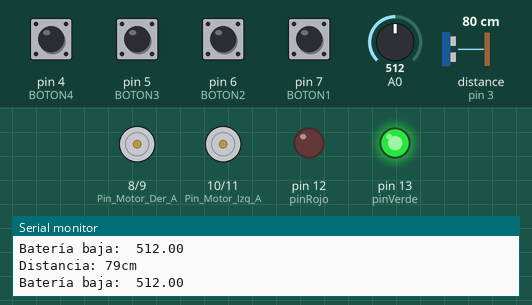
Bench run of a sketch on a simulated Arduino Uno, built with avr-gcc and run on an emulated ATmega328P. Shown: motor-driver pin pairs drawn as motors (green arrow = first pin HIGH = forward, orange = second pin HIGH = backward, longer = more drive), output pins drawn as LEDs (lit = HIGH), the last lines printed to the serial monitor. Wiring (inferred from the names in the program): ultrasonic range finder: trigger pin 2; echo pin 3. The inputs (shaded band) are chosen by the test bench; at power-on: pin 4 (BOTON4), pin 5 (BOTON3), pin 6 (BOTON2), pin 7 (BOTON1) LOW, A0 = 512, distance to the obstacle (sensor on pin 3) 80 cm. The echo pulse lasts 58.3 µs per cm; pins used as bus, display or sensor lines are not drawn.

Above: at 1.2 s.
1.3 s: A0 set to 614
4.3 s: A0 set to 636
At 5.3 s:
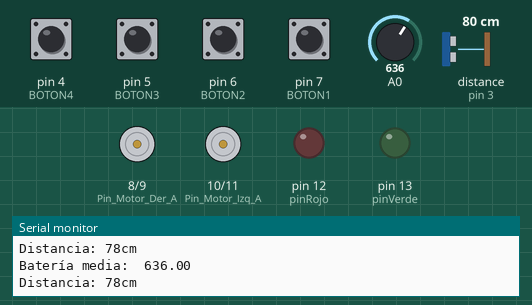
5.8 s: pin 4 (BOTON4) pulled HIGH for 0.15 s
At 5.9 s:
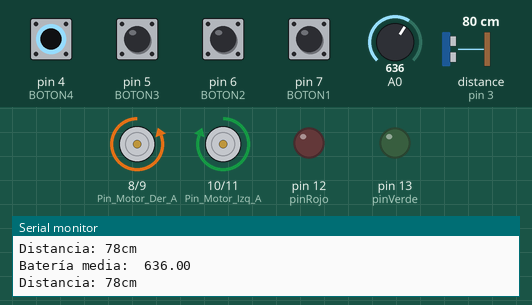
7.4 s: pin 6 (BOTON2) pulled HIGH for 0.15 s
At 7.8 s:
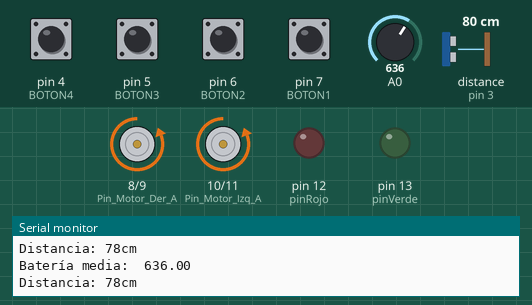
9.4 s: pin 5 (BOTON3) pulled HIGH for 1 s
At 10.0 s:
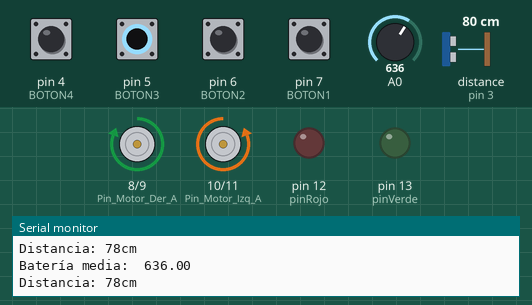
11.9 s: pin 7 (BOTON1) pulled HIGH for 0.15 s
At 12.3 s:
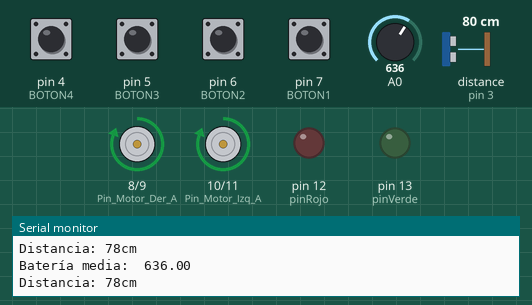
Timing chart, 0 to 14.9 s (numbered marks = the images above; inputs shaded):
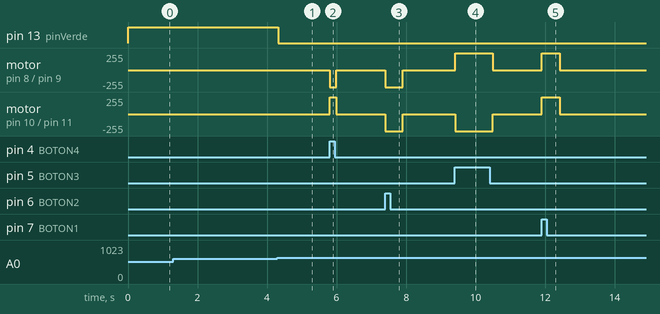

The sketch:

EbarisbotV1.ino
```cpp
const int Trigger = 2;   //Pin digital 2 para el Trigger del sensor
const int Echo = 3;   //Pin digital 3 para el Echo del sensor
float voltage;
int pinRojo = 12;
int pinVerde = 13;

// defines variables
char input; //variable del celular

//Pines conección pulsador
const int LED=13;
const int BOTON1=7;
const int BOTON2=6;
const int BOTON3=5;
const int BOTON4=4;


int va1; //mover adelante
int va2; // retroceso
int va3; //derecha
int va4; //izquierda

//Pines de conexión del driver
int Pin_Motor_Der_A = 8;
int Pin_Motor_Der_B = 9;
int Pin_Motor_Izq_A = 10;
int Pin_Motor_Izq_B = 11;

void setup() {
  // inicializar la comunicación serial a 9600 bits por segundo:
  Serial.begin(9600);

  //Medidor de batería
    pinMode(pinRojo, OUTPUT);
  pinMode(pinVerde, OUTPUT);
  pinMode(A0, INPUT);


  //Configuración sensor
  pinMode(Trigger, OUTPUT); //pin como salida
  pinMode(Echo, INPUT);  //pin como entrada
  digitalWrite(Trigger, LOW);//Inicializamos el pin con 0
  Serial.begin(9600); // // Serial Communication is starting with 9600 of baudrate speed

  //Configuración pulsadores
  pinMode(LED,OUTPUT);
  pinMode(BOTON1,INPUT);
  pinMode(BOTON2,INPUT);
  pinMode(BOTON3,INPUT);
  pinMode(BOTON4,INPUT);

  // configuramos los pines como salida
  pinMode(Pin_Motor_Der_A, OUTPUT);
  pinMode(Pin_Motor_Der_B, OUTPUT);
  pinMode(Pin_Motor_Izq_A, OUTPUT);
  pinMode(Pin_Motor_Izq_B, OUTPUT);
}

void loop() {

  //Medidor de batería
  voltage = analogRead(A0);
  Nivel_bateria(voltage);

//Sensor ultrasonido
  long t; //timepo que demora en llegar el eco
  long d; //distancia en centimetros
  digitalWrite(Trigger, HIGH);
  delayMicroseconds(10);          //Enviamos un pulso de 10us
  digitalWrite(Trigger, LOW);
  t = pulseIn(Echo, HIGH); //obtenemos el ancho del pulso
  d = t/59;             //escalamos el tiempo a una distancia en cm
  Serial.print("Distancia: ");
  Serial.print(d);      //Enviamos serialmente el valor de la distancia
  Serial.print("cm");
  Serial.println();

    input=0;


  //Mover el robot
  va1=digitalRead(BOTON1);
  va2=digitalRead(BOTON2);
  va3=digitalRead(BOTON3);
  va4=digitalRead(BOTON4);


    if(Serial.available()>0){ //bluetooth
    input=Serial.read();
  }
  if  ((va1==HIGH || input=='4') ){//atras ahora
    Mover_Adelante();
    delay(500);
    }
  else if  ((va2==HIGH || input=='3')& d>17){//adelante
    Mover_Retroceso();
    delay(500);
    }
  else if  ((va3==HIGH  || input=='2')& d>17){
    Mover_Izquierda();
    delay(175);
    }
  else  if  ((va4==HIGH || input=='1')& d>17){
    Mover_Derecha();
    delay(175);
    }
   else{
    Mover_Stop();
    }
  }


void Nivel_bateria (float voltaje){
  if (voltage < 627)
  {
    definirColor(255, 0,true);  // rojo
    Serial.print("Batería baja:  ");
    Serial.println(voltage);

  }
  else if(627<voltage<700){
    definirColor(255, 255,true);  // amarillo
    Serial.print("Batería media:  ");
    Serial.println(voltage);

    }

  else
  {
    definirColor(0, 255, true);  // verde
    Serial.print("Batería bien:  ");
    Serial.println(voltage);

  }
  }

void Mover_Adelante()
{
  digitalWrite (Pin_Motor_Der_A, HIGH);
  digitalWrite (Pin_Motor_Der_B, LOW);
  digitalWrite (Pin_Motor_Izq_A, HIGH);
  digitalWrite (Pin_Motor_Izq_B, LOW);
}
void Mover_Retroceso()
{
  digitalWrite (Pin_Motor_Der_A,LOW );
  digitalWrite (Pin_Motor_Der_B,HIGH );
  digitalWrite (Pin_Motor_Izq_A,LOW );
  digitalWrite (Pin_Motor_Izq_B,HIGH );
}
void Mover_Derecha()
{
  digitalWrite (Pin_Motor_Der_A,LOW);
  digitalWrite (Pin_Motor_Der_B,HIGH);
  digitalWrite (Pin_Motor_Izq_A,HIGH);
  digitalWrite (Pin_Motor_Izq_B,LOW);
}
void Mover_Izquierda()
{
  digitalWrite (Pin_Motor_Der_A,HIGH);
  digitalWrite (Pin_Motor_Der_B,LOW);
  digitalWrite (Pin_Motor_Izq_A,LOW );
  digitalWrite (Pin_Motor_Izq_B,HIGH );
}
void Mover_Stop()
{
  digitalWrite (Pin_Motor_Der_A, LOW);
  digitalWrite (Pin_Motor_Der_B, LOW);
  digitalWrite (Pin_Motor_Izq_A, LOW);
  digitalWrite (Pin_Motor_Izq_B, LOW);
}

void definirColor(int rojo, int verde, boolean anodoComun)
{
  if(anodoComun == true)
  {
    rojo = 255 - rojo;
    verde = 255 - verde;
  }
  analogWrite(pinRojo, rojo);
  analogWrite(pinVerde, verde);
}
```

Measured:
- the behaviour switches between 626 and 627 on A0 (found by bisection; images 0 and 1)
- after the input at 4.3 s, pin 13 (pinVerde): HIGH → LOW at once
- after the input at 5.8 s, motor on pin 8 (Pin_Motor_Der_A) / pin 9 (Pin_Motor_Der_B): stopped → backward 255/255 at once, → stopped 0.18 s later; motor on pin 10 (Pin_Motor_Izq_A) / pin 11 (Pin_Motor_Izq_B): stopped → forward 255/255 at once, → stopped 0.18 s later
- after the input at 7.4 s, motor on pin 8 (Pin_Motor_Der_A) / pin 9 (Pin_Motor_Der_B), motor on pin 10 (Pin_Motor_Izq_A) / pin 11 (Pin_Motor_Izq_B): stopped → backward 255/255 at once, → stopped 0.51 s later
- after the input at 9.4 s, motor on pin 8 (Pin_Motor_Der_A) / pin 9 (Pin_Motor_Der_B): stopped → forward 255/255 at once, → stopped 1.1 s later; motor on pin 10 (Pin_Motor_Izq_A) / pin 11 (Pin_Motor_Izq_B): stopped → backward 255/255 at once, → stopped 1.1 s later
- after the input at 11.9 s, motor on pin 8 (Pin_Motor_Der_A) / pin 9 (Pin_Motor_Der_B), motor on pin 10 (Pin_Motor_Izq_A) / pin 11 (Pin_Motor_Izq_B): stopped → forward 255/255 at once, → stopped 0.51 s later
